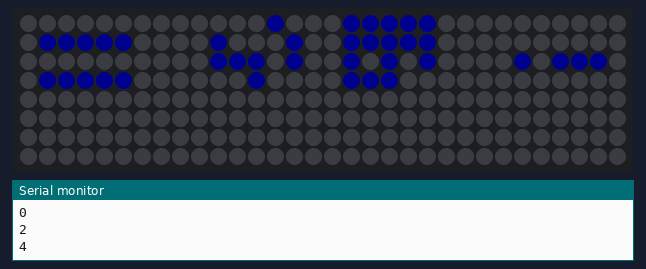
The sketch below on a simulated ESP8266 (NodeMCU). Parts: 32×8 RGB LED matrix (first LED top left, wired row by row), the last lines printed to the serial monitor. Dim RGB values are drawn brighter than linear; WiFi joins after 1.5 s; servers stay silent unless stated; network time is answered at once with the bench clock; the local clock reads 2024-03-15 10:24:30 at power-on unless the sketch sets it.

Above: at 1.6 s.
At 91.9 s:
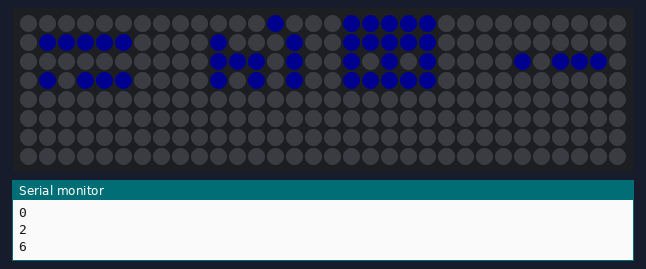

Measured:
- what the display in image 0 shows lasts 30.1 s, from 1.6 s to 31.7 s

The sketch:

clock_ws2812.ino
```cpp
#include <FastLED.h>
#include <ESP8266WiFi.h>
#include <NTPClient.h>
#include <WiFiUdp.h>

FASTLED_USING_NAMESPACE

#define DATA_PIN 2
#define LED_TYPE WS2812B
#define COLOR_ORDER GRB
#define NUM_LEDS 256
#define WIDTH 32
#define HEIGHT 8
CRGB leds[NUM_LEDS];


const char* ssid = "brisa-188473";
const char* password = "rmy8wceg";

WiFiUDP ntpUDP;
// NTPClient timeClient(ntpUDP);
NTPClient timeClient(ntpUDP, "time.google.com", (-3) * 3600);

String formattedDate;
String dayStamp;
String timeStamp;

bool char_0[5][3] = {
  { 1, 1, 1 },
  { 1, 0, 1 },
  { 1, 0, 1 },
  { 1, 0, 1 },
  { 1, 1, 1 }
};

bool char_1[5][3] = {
  { 0, 1, 0 },
  { 1, 1, 0 },
  { 0, 1, 0 },
  { 0, 1, 0 },
  { 0, 1, 0 }
};

bool char_2[5][3] = {
  { 1, 1, 1 },
  { 0, 0, 1 },
  { 1, 1, 1 },
  { 1, 0, 0 },
  { 1, 1, 1 }
};

bool char_3[5][3] = {
  { 1, 1, 1 },
  { 0, 0, 1 },
  { 0, 1, 1 },
  { 0, 0, 1 },
  { 1, 1, 1 }
};

bool char_4[5][3] = {
  { 1, 0, 1 },
  { 1, 0, 1 },
  { 1, 1, 1 },
  { 0, 0, 1 },
  { 0, 0, 1 }
};

bool char_5[5][3] = {
  { 1, 1, 1 },
  { 1, 0, 0 },
  { 1, 1, 1 },
  { 0, 0, 1 },
  { 1, 1, 1 }
};

bool char_6[5][3] = {
  { 1, 1, 1 },
  { 1, 0, 0 },
  { 1, 1, 1 },
  { 1, 0, 1 },
  { 1, 1, 1 }
};

bool char_7[5][3] = {
  { 1, 1, 1 },
  { 0, 0, 1 },
  { 0, 0, 1 },
  { 0, 0, 1 },
  { 0, 0, 1 }
};

bool char_8[5][3] = {
  { 1, 1, 1 },
  { 1, 0, 1 },
  { 1, 1, 1 },
  { 1, 0, 1 },
  { 1, 1, 1 }
};

bool char_9[5][3] = {
  { 1, 1, 1 },
  { 1, 0, 1 },
  { 1, 1, 1 },
  { 0, 0, 1 },
  { 1, 1, 1 }
};

uint32_t matriz4x4[8][32] = { 0x0 };

uint32_t color = 0x00000f;

int startRow = 1;
int startCol = 1;

void insertCharInMatrix(int position, int characterIndex) {
  switch (position) {
    case 1:
      startRow = 1;
      startCol = 1;
      break;
    case 2:
      startRow = 1;
      startCol = 5;
      break;
    case 3:
      startRow = 1;
      startCol = 9;
      break;
    case 4:
      startRow = 1;
      startCol = 13;
      break;
  }

  Serial.println(characterIndex);

  const bool(*charactere)[3];

  switch (characterIndex) {
    case 0: charactere = char_0; break;
    case 1: charactere = char_1; break;
    case 2: charactere = char_2; break;
    case 3: charactere = char_3; break;
    case 4: charactere = char_4; break;
    case 5: charactere = char_5; break;
    case 6: charactere = char_6; break;
    case 7: charactere = char_7; break;
    case 8: charactere = char_8; break;
    case 9: charactere = char_9; break;
    default: return;
  }

  if (charactere == nullptr) return;

  //escreve no array
  for (int i = 0; i < 5; i++) {
    for (int j = 0; j < 3; j++) {
      if ((startRow + i < 8) && (startCol + j < 32)) {
        matriz4x4[startRow + i][startCol + j] = charactere[i][j] * color;
      }
    }
  }

  FastLED.clear();

  // Enviar matriz
  for (int col = 0; col < WIDTH; col++) {
    for (int row = 0; row < HEIGHT; row++) {
      int actualRow = (col % 2 == 0) ? row : (HEIGHT - 1 - row);
      int ledIndex = col * HEIGHT + actualRow;

      uint32_t hexColor = matriz4x4[row][col];
      leds[ledIndex] = CRGB((hexColor >> 16) & 0xFF, (hexColor >> 8) & 0xFF, hexColor & 0xFF);
    }
  }

  FastLED.show();
  return;
};

void setup() {
  Serial.begin(9600);

  Serial.print("Connecting to ");
  Serial.println(ssid);
  WiFi.begin(ssid, password);
  while (WiFi.status() != WL_CONNECTED) {
    delay(500);
    Serial.print(".");
  }

  Serial.println("");
  Serial.println("WiFi connected.");
  Serial.println("IP address: ");
  Serial.println(WiFi.localIP());

  timeClient.begin();
  // timeClient.setTimeOffset((-3) * 3600);
  timeClient.setUpdateInterval(10000);

  FastLED.addLeds<LED_TYPE, DATA_PIN, COLOR_ORDER>(leds, NUM_LEDS).setCorrection(TypicalLEDStrip);
}

void loop() {
  if (WiFi.status() != WL_CONNECTED) {
    Serial.println("WiFi not connected. Reconnecting...");
    WiFi.reconnect();
    delay(5000);
    return;
  }
  while (!timeClient.update()) {
    Serial.print(".");
    timeClient.forceUpdate();
    delay(5000);
  }
  formattedDate = timeClient.getFormattedTime();
  int hourTens = formattedDate[0] - '0';
  int hourUnits = formattedDate[1] - '0';
  int minuteTens = formattedDate[3] - '0';
  int minuteUnits = formattedDate[4] - '0';

  insertCharInMatrix(1, hourTens);
  insertCharInMatrix(2, hourUnits);
  insertCharInMatrix(3, minuteTens);
  insertCharInMatrix(4, minuteUnits);
  delay(10000);
}
```
